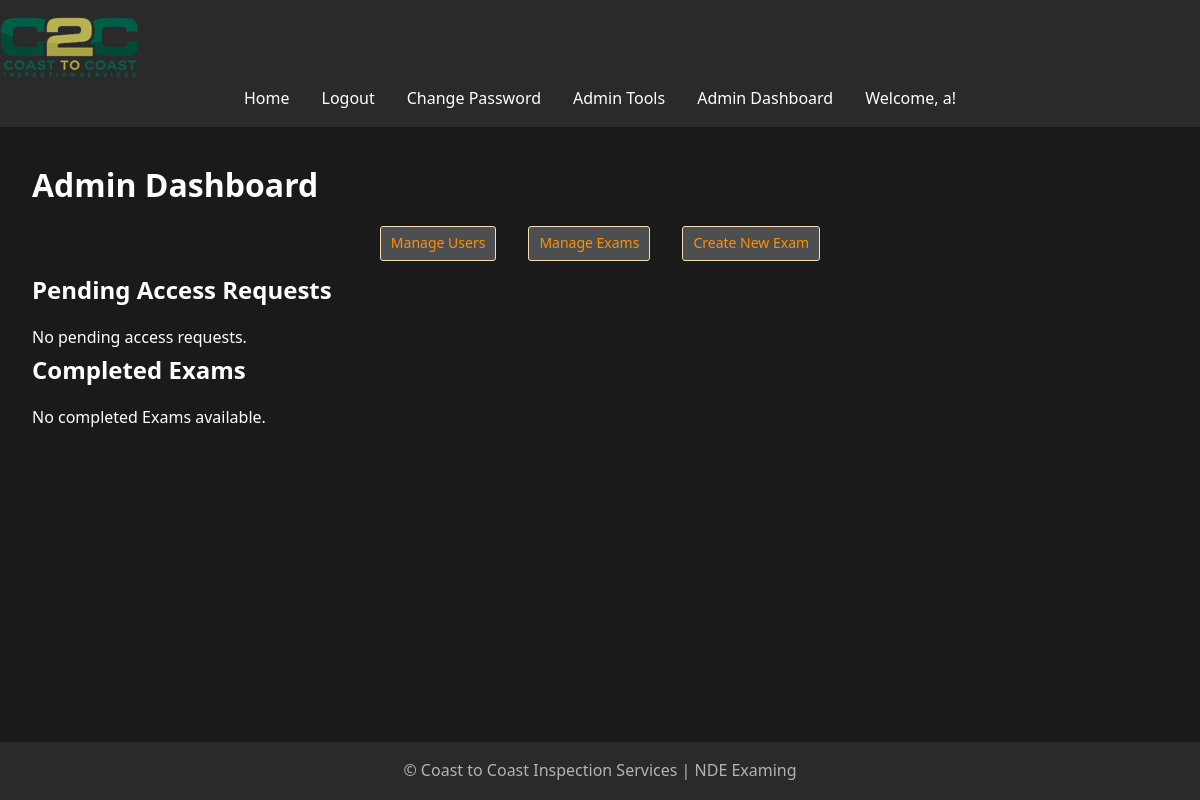
The app's page /admin/dashboard (signed in), older data.
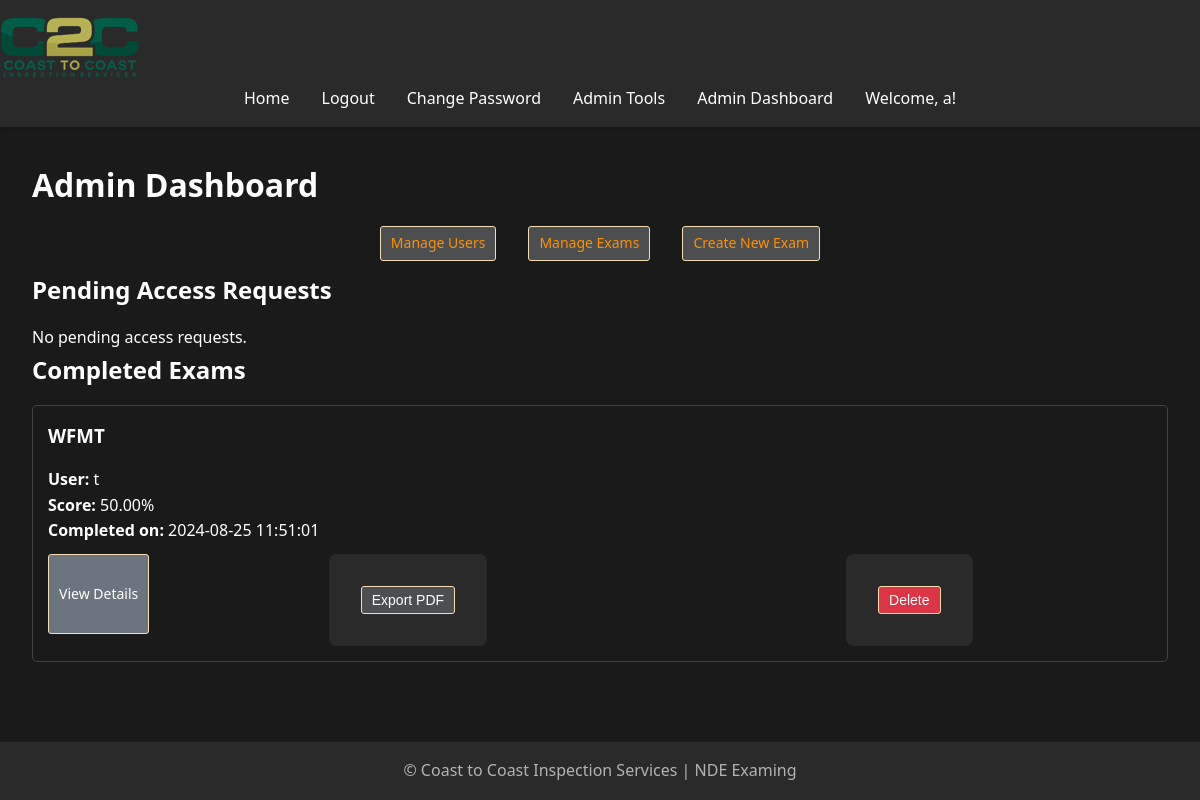
The same page, newer data.
### models.py (models this page shows, shortened)
class ExamResult(db.Model):
    id = Column(Integer, primary_key=True)
    user_id = Column(Integer, ForeignKey('user.id', ondelete='CASCADE'), nullable=False)
    exam_id = Column(Integer, ForeignKey('exam.id', ondelete='CASCADE'), nullable=False)
    score = Column(Float, nullable=False)
    date_submitted = Column(DateTime, default=datetime.utcnow)
    user = relationship('User', back_populates='exam_results')
    exam = relationship('Exam', back_populates='exam_results')
    missed_questions = relationship('MissedQuestion', back_populates='exam_result', cascade='all, delete-orphan')

class Exam(db.Model):
    __tablename__ = 'exam'
    id = db.Column(db.Integer, primary_key=True)
    title = db.Column(db.String(100), nullable=False)
    question_count = db.Column(db.Integer, nullable=False, default=10)
    exam_results = relationship('ExamResult', back_populates='exam', cascade='all, delete-orphan')
    questions = relationship('Question', back_populates='exam', cascade='all, delete-orphan')
    accesses = db.relationship('ExamAccess', back_populates='exam', lazy=True, cascade="all, delete-orphan")
    access_requests = db.relationship('ExamAccessRequest', back_populates='exam', lazy=True, cascade="all, delete-orphan")

class User(UserMixin, db.Model):
    id = db.Column(db.Integer, primary_key=True)
    username = db.Column(db.String(80), unique=True, nullable=False)
    password = db.Column(db.String(120), nullable=False)
    is_admin = db.Column(db.Boolean, default=False)
    exam_results = db.relationship('ExamResult', back_populates='user', lazy=True)
    accesses = db.relationship('ExamAccess', back_populates='user', lazy=True)
    access_requests = db.relationship('ExamAccessRequest', back_populates='user', lazy=True)

### app.py (the view)
@app.route('/admin/dashboard')
@login_required
def admin_dashboard():
    if not current_user.is_admin:
        flash('You do not have permission to access this page.', 'error')
        return redirect(url_for('home'))
    completed_exams = ExamResult.query.all()  # Ensure this query is executed correctly
    pending_requests = ExamAccessRequest.query.filter_by(status='pending').all()
    return render_template('admin_dashboard.html', completed_exams= [] or completed_exams, pending_requests=pending_requests)

### app.py (called while the page is built)
@app.before_request
def reset_session_on_navigation():
    exam_endpoints = ['take_exam', 'submit_exam']
    current_endpoint = request.endpoint
    if current_endpoint is None:
        return

@app.context_processor
def utility_processor():
    def format_pacific_time(utc_dt):
        pacific_time = utc_to_pacific(utc_dt)
        return pacific_time.strftime('%Y-%m-%d %I:%M:%S %p %Z')
    return dict(format_pacific_time=format_pacific_time)

@login_manager.user_loader
def load_user(user_id):
    return User.query.get(int(user_id))

@app.before_request
def manage_exam_session():
    if 'start_new_exam' in request.args:
        session.pop('answers', None)
        session.pop('flagged', None)
        session.pop('current_index', None)
        session.pop('start_time', None)
    elif 'exam_submitted' in session and request.endpoint != 'exam_results':
        session.pop('answers', None)
        session.pop('flagged', None)
        session.pop('current_index', None)
        session.pop('start_time', None)
        session.pop('exam_submitted', None)

### templates/admin_dashboard.html (shortened to what this page needs)
{% extends "base.html" %}
{% block content %}
    <h1>Admin Dashboard</h1>
    <nav>
        <ul style="list-style-type: none; padding: 0;">
            <li style="margin-bottom: 10px;">
                <a href="{{ url_for('manage_users') }}" class="btn btn-secondary" style="color:rgb(255, 145, 0);">Manage Users</a>
            </li>
            <li style="margin-bottom: 10px;">
                <a href="{{ url_for('manage_exams') }}" class="btn btn-secondary" style="color:rgb(255, 145, 0);">Manage Exams</a>
            </li>
            <li style="margin-bottom: 10px;">
                <a href="{{ url_for('create_exam') }}" class="btn btn-secondary" style="color:rgb(255, 145, 0);">Create New Exam</a>
            </li>
        </ul>
    </nav>
    <h2>Pending Access Requests</h2>
    {% if pending_requests %}
        <ul style="list-style-type: none; padding: 0;">
            {% for request in pending_requests %}
                <li style="margin-bottom: 10px; border-bottom: 1px solid white; max-width: 600px; padding: 10px; min-height: 100px; display: flex; align-items: center;">
                    <div style="flex-grow: 1;">
                        <p><strong>User:</strong> {{ request.user.username }}</p>
                        <p><strong>Exam:</strong> {{ request.exam.title }}</p>
                        <p><strong>Requested on:</strong> {{ request.request_date.strftime('%Y-%m-%d %H:%M:%S') }}</p>
                    </div>
                    <div style="display: flex; flex-direction: column; gap: 5px;">
                        <form action="{{ url_for('approve_access', request_id=request.id) }}" method="POST" style="display:inline;">
                            <button type="submit" class="btn btn-primary btn-sm">Approve</button>
                        </form>
                        <form action="{{ url_for('admin_deny_access', request_id=request.id) }}" method="POST" style="display:inline;">
                            <button type="submit" class="btn btn-danger btn-sm" onclick="return confirm('Are you sure you want to deny this request?');">Deny</button>
                        </form>
                    </div>
                </li>
            {% endfor %}
        </ul>
    {% else %}
        <p>No pending access requests.</p>
    {% endif %}
    <h2>Completed Exams</h2>
    {% if completed_exams %}
        <ul style="list-style-type: none; padding: 0;">
            {% for exam_result in completed_exams %}
                <li style="margin-bottom: 20px; border: 1px solid #444; padding: 15px; border-radius: 5px;">
                    <div>
                        <h3 style="margin-top: 0;">{{ exam_result.exam.title }}</h3>
                        <p><strong>User:</strong> {{ exam_result.user.username }}</p>
                        <p><strong>Score:</strong> {{ "%.2f"|format(exam_result.score) }}%</p>
                        <p><strong>Completed on:</strong> {{ exam_result.date_submitted.strftime('%Y-%m-%d %H:%M:%S') }}</p>
                    </div>
                    <div style="display: flex; justify-content: space-between; margin-top: 10px;">
                        <a href="{{ url_for('view_completed_exam', exam_result_id=exam_result.id) }}" class="btn btn-info btn-sm">View Details</a>
                        <form action="{{ url_for('export_exam_result', exam_result_id=exam_result.id) }}" method="GET" style="display:inline;">
                            <button type="submit" class="btn btn-secondary btn-sm">Export PDF</button>
                        </form>
                        <form action="{{ url_for('delete_completed_exam', exam_result_id=exam_result.id) }}" method="POST" style="display:inline;">
                            <button type="submit" class="btn btn-danger btn-sm" onclick="return confirm('Are you sure you want to delete this exam result?');">Delete</button>
                        </form>
                    </div>
                </li>
            {% endfor %}
        </ul>
    {% else %}
        <p>No completed Exams available.</p>
    {% endif %}
{% endblock %}

Row changes from the older to the newer data that the page shows:
added ExamResult: exam "WFMT", user.username "t", score "50.00", date_submitted "2024-08-25 11:51:01"
Text that changed along with them:
text no longer shown: "No completed Exams available."
